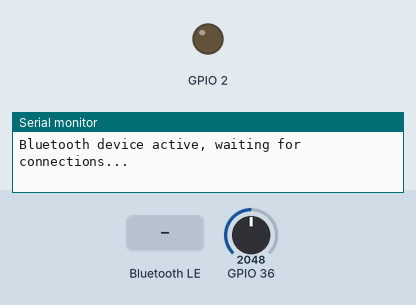
Recording of a program running on a simulated ESP32. On the bench: output pins drawn as LEDs (lit = HIGH), the last lines printed to the serial monitor. The inputs (shaded band) are chosen by the test bench; at power-on: GPIO 36 = 2048. Nothing arrives over Bluetooth unless stated; a phone connects over Bluetooth LE 3 s after start.

Above: at 0.1 s.
At 3.8 s:
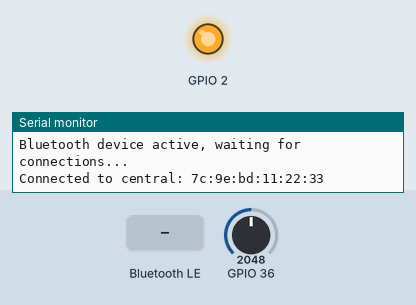
3.9 s: Bluetooth LE write "1" received
Timing chart, 0 to 6.9 s (numbered marks = the images above; inputs shaded):
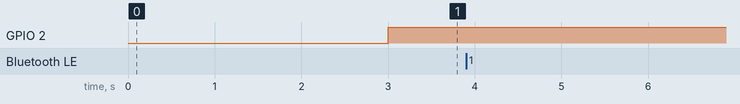

The program:

main.cpp
```cpp
#include <Arduino.h>
#include <ArduinoBLE.h>

// Define the Nordic UART Service
BLEService Nus_service("6E400001B5A3F393E0A9E50E24DCCA9E");

BLEStringCharacteristic Nus_service_WriteChar("6E400002B5A3F393E0A9E50E24DCCA9E", BLEWrite, 20);
BLEStringCharacteristic Nus_service_ReadChar("6E400003B5A3F393E0A9E50E24DCCA9E", BLERead | BLENotify,20);

// Define the Battery Service
BLEService batteryService("180F");
BLEUnsignedCharCharacteristic batteryLevelChar("2A19", BLERead | BLENotify);

int oldBatteryLevel = 0;
long previousMillis = 0;

void updateBatteryLevel();
void Nus_read_value();

void setup() {
    Serial.begin(9600);
    while (!Serial);

    pinMode(2, OUTPUT);

    if (!BLE.begin()) {
        Serial.println("Starting BLE failed!");
        while (1);
    }

    BLE.setLocalName("Nordic Uart Service");

    // Add characteristics to the Nordic UART Service
    Nus_service.addCharacteristic(Nus_service_WriteChar);
    Nus_service.addCharacteristic(Nus_service_ReadChar);

    // Add characteristic to the Battery Service
    batteryService.addCharacteristic(batteryLevelChar);

    // Add services to the BLE peripheral
    BLE.addService(Nus_service);
    BLE.addService(batteryService);

    // Start advertising
    BLE.advertise();
    Serial.println("Bluetooth device active, waiting for connections...");
}

void loop()
{
    BLEDevice central = BLE.central();
    if (central) {
        Serial.print("Connected to central: ");
        Serial.println(central.address());
        digitalWrite(2, HIGH);

        while (central.connected())
        {
            long currentMillis = millis();
            if (currentMillis - previousMillis >= 5000) {
                previousMillis = currentMillis;
                updateBatteryLevel();
            }
            Nus_read_value();

        }

        digitalWrite(2, LOW);
        Serial.print("Disconnected from central: ");
        Serial.println(central.address());
    }
}

void updateBatteryLevel() {
    int battery = analogRead(A0);
    int batteryLevel = map(battery, 0, 1023, 0, 100);
    Serial.print("Battery Level % is now: ");
    Serial.println(batteryLevel);
    batteryLevelChar.writeValue(batteryLevel);
}

void Nus_read_value()
{
    if (Nus_service_WriteChar.written())
    {
        char receivedData[20];
        int bytesRead = Nus_service_WriteChar.readValue(receivedData,sizeof(receivedData));
        if (bytesRead > 0)
        {
            receivedData[bytesRead] = '\0';
            Serial.print("Received: ");
            Serial.println(receivedData);
            Nus_service_ReadChar.writeValue(receivedData);
        }
    }
}
```
